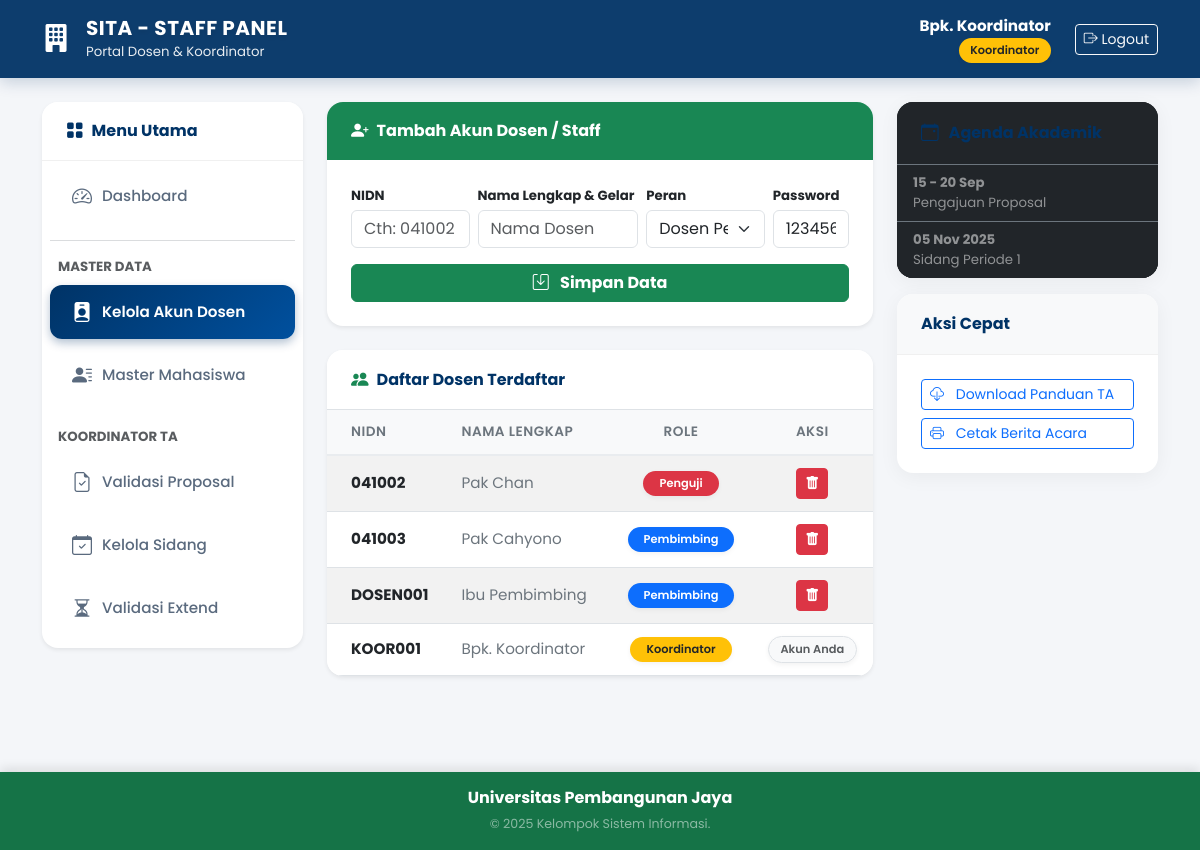
Page /dashboard_dosen.php?page=master_dosen (signed in) on the committed database.
### tables this page shows
CREATE TABLE `dosen` (
  `NIDN` char(10) NOT NULL,
  `Nama` varchar(128) NOT NULL,
  `Role` enum('Dosen','Koordinator','Penguji') DEFAULT 'Dosen',
  `Email` varchar(128) DEFAULT NULL,
  `Password` varchar(255) DEFAULT '202cb962ac59075b964b07152d234b70'
);

### admin_dosen.php (the view, shortened to what this page needs)
<div class="card shadow-sm border-0 mb-4">
    <div class="card-header bg-success text-white fw-bold py-3">
        <i class="bi bi-person-plus-fill me-2"></i> Tambah Akun Dosen / Staff
    </div>
    <div class="card-body">
        <form method="POST">
            <div class="row g-2">
                <div class="col-md-3">
                    <label class="small fw-bold mb-1">NIDN</label>
                    <input type="text" name="nidn" class="form-control" placeholder="Cth: 041002" required>
                </div>
                <div class="col-md-4">
                    <label class="small fw-bold mb-1">Nama Lengkap & Gelar</label>
                    <input type="text" name="nama" class="form-control" placeholder="Nama Dosen" required>
                </div>
                <div class="col-md-3">
                    <label class="small fw-bold mb-1">Peran</label>
                    <select name="peran" class="form-select" required>
                        <option value="Dosen">Dosen Pembimbing</option>
                    </select>
                </div>
                <div class="col-md-2">
                    <label class="small fw-bold mb-1">Password</label>
                    <input type="text" name="password" class="form-control" value="123456" readonly>
                </div>
                <div class="col-12 mt-3">
                    <button type="submit" name="simpan_dosen" class="btn btn-success w-100 fw-bold">
                        <i class="bi bi-save me-2"></i> Simpan Data
                    </button>
                </div>
            </div>
        </form>
    </div>
</div>
<div class="card shadow-sm border-0">
    <div class="card-header bg-white fw-bold py-3 border-bottom">
        <i class="bi bi-people-fill me-2 text-success"></i> Daftar Dosen Terdaftar
    </div>
    <div class="card-body p-0">
        <div class="table-responsive">
            <table class="table table-striped align-middle mb-0">
                <thead class="bg-light text-secondary small text-uppercase">
                    <tr>
                        <th class="ps-4">NIDN</th>
                        <th>Nama Lengkap</th>
                        <th class="text-center">Role</th>
                        <th class="text-center">Aksi</th>
                    </tr>
                </thead>
                <tbody>
                    <?php
                    $q_dosen = mysqli_query($conn, "SELECT * FROM Dosen ORDER BY NIDN ASC");
                    if ($q_dosen && mysqli_num_rows($q_dosen) > 0):
                        while($r = mysqli_fetch_array($q_dosen)):
                            $role_user = $r['Role'];
                    ?>
                    <tr>
                        <td class="ps-4 fw-bold text-dark"><?= $r['NIDN'] ?></td>
                        <td class="text-secondary"><?= $r['Nama'] ?></td>
                        <td class="text-center">
                            <?php if($role_user == 'Koordinator'): ?>
                                <span class="badge bg-warning text-dark rounded-pill px-3">Koordinator</span>
                            <?php elseif($role_user == 'Penguji'): ?>
                                <span class="badge bg-danger rounded-pill px-3">Penguji</span>
                            <?php else: ?>
                                <span class="badge bg-primary rounded-pill px-3">Pembimbing</span>
                            <?php endif; ?>
                        </td>
                        <td class="text-center">
                            <?php if($r['NIDN'] != $_SESSION['username']): ?>
                                <form method="POST" onsubmit="return confirm('Yakin hapus akun <?= $r['Nama'] ?>?');">
                                    <button type="submit" name="hapus_dosen" class="btn btn-danger btn-sm p-1 px-2" title="Hapus">
                                        <i class="bi bi-trash-fill"></i>
                                    </button>
                                </form>
                            <?php else: ?>
                                <span class="badge bg-light text-muted border">Akun Anda</span>
                            <?php endif; ?>
                        </td>
                    </tr>
                    <?php endwhile; else: ?>
                        <tr><td colspan="4" class="text-center py-4 text-muted">Belum ada data dosen.</td></tr>
                    <?php endif; ?>
                </tbody>
            </table>
        </div>
    </div>
</div>

### dashboard_dosen.php (shortened to what this page needs)
<?php
include 'koneksi.php';
$role = $_SESSION['role'];
$nama = $_SESSION['user'];
$page = isset($_GET['page']) ? $_GET['page'] : 'home';
?>
<!DOCTYPE html>
<html lang="id">
<head>
    <link href="https://cdn.jsdelivr.net/npm/bootstrap@5.3.0/dist/css/bootstrap.min.css" rel="stylesheet">
    <link rel="stylesheet" href="https://cdn.jsdelivr.net/npm/bootstrap-icons@1.11.0/font/bootstrap-icons.css">
    <link rel="stylesheet" href="style.css">
</head>
<body>
    <header class="dosen-mode">
        <div class="container d-flex justify-content-between align-items-center">
            <div class="d-flex align-items-center">
                <i class="bi bi-building-fill fs-3 me-3"></i>
                <div>
                    <h5 class="m-0 fw-bold">SITA - STAFF PANEL</h5>
                    <small style="opacity: 0.9;">Portal Dosen & Koordinator</small>
                </div>
            </div>
            <div class="d-flex align-items-center">
                <div class="text-end me-3 d-none d-md-block">
                    <span class="d-block fw-bold"><?= $nama ?></span>
                    <?php
                        $bg_badge = 'bg-warning text-dark';
                    ?>
                    <span class="badge <?= $bg_badge ?>"><?= $role ?></span>
                </div>
                <a href="logout.php" class="btn btn-outline-light btn-sm ms-2">
                    <i class="bi bi-box-arrow-right"></i> Logout
                </a>
            </div>
        </div>
    </header>
    <div class="container my-4">
        <div class="row">
            <div class="col-lg-3 mb-4">
                <div class="card shadow-sm border-0">
                    <div class="card-header bg-white fw-bold py-3">
                        <i class="bi bi-grid-fill me-2"></i> Menu Utama
                    </div>
                    <div class="card-body p-2">
                        <nav class="nav flex-column gap-1">
                            <a class="nav-link <?= ($page=='home')?'active':'' ?>" href="dashboard_dosen.php?page=home">
                                <i class="bi bi-speedometer2 me-2"></i> Dashboard
                            </a>
                            <?php if($role == 'Koordinator'): ?>
                                <hr class="my-2 border-secondary opacity-25">
                                <div class="text-muted small fw-bold mt-1 ms-2 mb-1">MASTER DATA</div>
                                <a class="nav-link <?= ($page=='master_dosen')?'active':'' ?>" href="dashboard_dosen.php?page=master_dosen">
                                    <i class="bi bi-person-badge-fill me-2"></i> Kelola Akun Dosen
                                </a>
                                <a class="nav-link <?= ($page=='mahasiswa')?'active':'' ?>" href="dashboard_dosen.php?page=mahasiswa">
                                    <i class="bi bi-person-lines-fill me-2"></i> Master Mahasiswa
                                </a>
                                <div class="text-muted small fw-bold mt-3 ms-2 mb-1">KOORDINATOR TA</div>
                                <a class="nav-link <?= ($page=='proposal')?'active':'' ?>" href="dashboard_dosen.php?page=proposal">
                                    <i class="bi bi-file-earmark-check me-2"></i> Validasi Proposal
                                </a>
                                <a class="nav-link <?= ($page=='sidang')?'active':'' ?>" href="dashboard_dosen.php?page=sidang">
                                    <i class="bi bi-calendar-check me-2"></i> Kelola Sidang
                                </a>
                                <a class="nav-link <?= ($page=='extend')?'active':'' ?>" href="dashboard_dosen.php?page=extend">
                                    <i class="bi bi-hourglass-split me-2"></i> Validasi Extend
                                </a>
                            <?php endif; ?>
                        </nav>
                    </div>
                </div>
            </div>
            <div class="col-lg-6 mb-4">
                <?php
                switch ($page) {
                        ?>
                        <?php
                    case 'master_dosen': include 'admin_dosen.php'; break;
                }
                ?>
            </div>
            <div class="col-lg-3">
                <div class="card bg-dark text-white mb-3">
                    <div class="card-header bg-dark border-bottom border-secondary fw-bold">
                        <i class="bi bi-calendar-event"></i> Agenda Akademik
                    </div>
                    <ul class="list-group list-group-flush small bg-dark">
                        <li class="list-group-item bg-dark text-white-50 border-secondary">
                            <strong>15 - 20 Sep</strong><br> Pengajuan Proposal
                        </li>
                        <li class="list-group-item bg-dark text-white-50 border-secondary">
                            <strong>05 Nov 2025</strong><br> Sidang Periode 1
                        </li>
                    </ul>
                </div>
                <div class="card">
                    <div class="card-header fw-bold bg-light">Aksi Cepat</div>
                    <div class="card-body d-grid gap-2">
                         <a href="#" class="btn btn-outline-primary btn-sm text-start"><i class="bi bi-cloud-download me-2"></i> Download Panduan TA</a>
                         <a href="#" class="btn btn-outline-primary btn-sm text-start"><i class="bi bi-printer me-2"></i> Cetak Berita Acara</a>
                    </div>
                </div>
            </div>
        </div>
    </div>
    <footer class="text-center py-3 mt-4" style="background: #157347;">
        <div class="container">
            <h6 class="fw-bold mb-2 text-white">Universitas Pembangunan Jaya</h6>
            <small class="d-block text-white-50">&copy; 2025 Kelompok Sistem Informasi.</small>
        </div>
    </footer>
</body>
</html>

### style.css (style rules this page uses)
:root { --primary-color: #003366; --primary-gradient: linear-gradient(135deg, #003366 0%, #00509e 100%); --accent-color: #0d6efd; --accent-hover: #0b5ed7; --success-color: #198754; --danger-color: #dc3545; --bg-body: #f4f6f9; --bg-card: #ffffff; --text-main: #2c3e50; --text-muted: #6c757d; --shadow-soft: 0 4px 20px rgba(0, 0, 0, 0.05); --shadow-hover: 0 8px 25px rgba(0, 0, 0, 0.1); --radius-md: 12px; --radius-lg: 16px; --radius-pill: 50px; }
html, body { height: 100%; margin: 0; }
body { background-color: var(--bg-body); font-family: 'Poppins', sans-serif; color: var(--text-main); display: flex; flex-direction: column; min-height: 100vh; font-size: 0.95rem; }
body > .container { flex: 1 0 auto; width: 100%; }
a { text-decoration: none; }
header { background: var(--primary-gradient); color: white; padding: 15px 0; position: sticky; top: 0; z-index: 1000; box-shadow: 0 4px 15px rgba(0, 51, 102, 0.2); background: rgba(0, 51, 102, 0.95); backdrop-filter: blur(10px); }
header h5 { font-weight: 700; letter-spacing: 0.5px; text-shadow: 0 2px 4px rgba(0,0,0,0.1); }
.nav-link { color: #5a6a7e; font-weight: 500; padding: 12px 20px; border-radius: var(--radius-md); margin-bottom: 5px; transition: all 0.3s ease; display: flex; align-items: center; }
.nav-link i { font-size: 1.25rem; margin-right: 15px; width: 24px; text-align: center; transition: transform 0.2s; }
.nav-link.active { background: var(--primary-gradient); color: white; box-shadow: 0 4px 10px rgba(0, 51, 102, 0.3); font-weight: 600; }
.nav-link.active i { color: white; }
hr { border-top: 1px solid #dbe2e8; opacity: 1; }
.card { border: none; border-radius: var(--radius-lg); background: var(--bg-card); box-shadow: var(--shadow-soft); margin-bottom: 24px; transition: transform 0.3s ease, box-shadow 0.3s ease; overflow: hidden; }
.card-header { background-color: #ffffff; border-bottom: 1px solid #f0f0f0; font-weight: 700; padding: 18px 24px; font-size: 1rem; color: var(--primary-color); display: flex; align-items: center; }
.card-header i { margin-right: 10px; font-size: 1.1rem; }
.card-header.bg-primary, .card-header.bg-success, .card-header.bg-danger, .card-header.bg-warning, .card-header.bg-info { color: white !important; border: none; }
.card-body { padding: 24px; }
.table { margin-bottom: 0; }
.table thead th { background-color: #f8f9fa; color: #6c757d; font-weight: 600; border-bottom: 2px solid #e9ecef; font-size: 0.85rem; text-transform: uppercase; letter-spacing: 0.5px; padding: 12px; }
.table td { vertical-align: middle; padding: 12px; color: #333; }
.badge { padding: 0.6em 1em; font-weight: 600; border-radius: var(--radius-pill); box-shadow: 0 2px 5px rgba(0,0,0,0.05); }
footer { flex-shrink: 0; background: #002855; color: rgba(255, 255, 255, 0.8); padding: 25px 0; margin-top: auto; font-size: 0.9rem; box-shadow: 0 -4px 10px rgba(0,0,0,0.1); }
.card { transition: transform 0.2s; }

### rows in the picture
dosen: NIDN "041002", Nama "Pak Chan", Role "Penguji"
dosen: NIDN "041003", Nama "Pak Cahyono", Role "Pembimbing"
dosen: NIDN "DOSEN001", Nama "Ibu Pembimbing", Role "Pembimbing"
dosen: NIDN "KOOR001", Nama "Bpk. Koordinator", Role "Koordinator", shows "Akun Anda"

### other values in the picture
$nama "Bpk. Koordinator"
$role "Koordinator"
